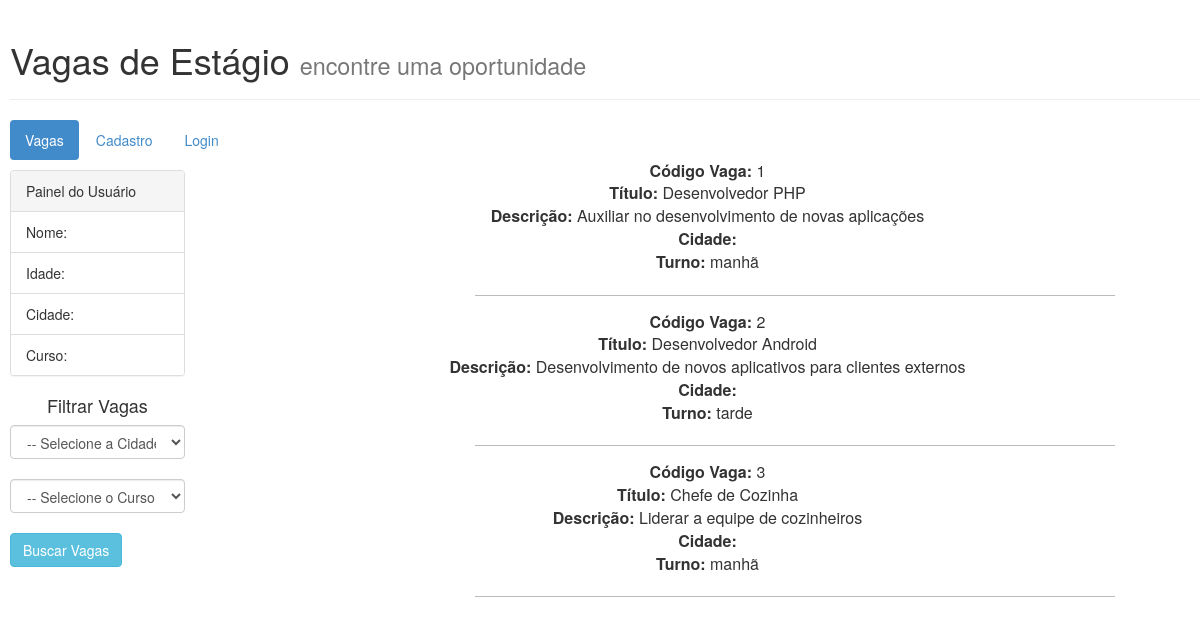
Before: / with the older database file.
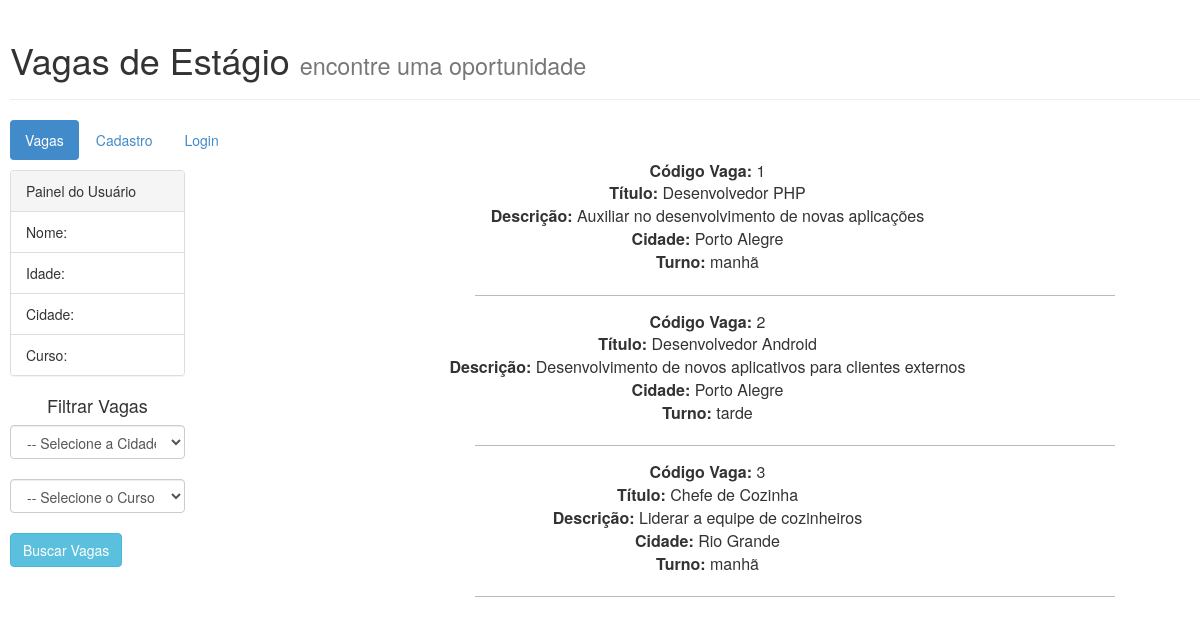
After: the same page with the newer database file.
### tables this page shows
CREATE TABLE IF NOT EXISTS `vagas` (
`idVaga` int(11) NOT NULL,
  `nome` varchar(50) NOT NULL,
  `descricao` text NOT NULL,
  `cidades_idCidade` int(11) NOT NULL,
  `cursos_idCurso` int(11) NOT NULL,
  `status` tinyint(1) NOT NULL,
  `turno` varchar(10) NOT NULL
);

CREATE TABLE IF NOT EXISTS `cidades` (
`idCidade` int(11) NOT NULL,
  `municipio` varchar(50) NOT NULL
);

### index.php (the view, shortened to what this page needs)
<!DOCTYPE html>
<html>
	<head>
		<html xmlns="http://www.w3.org/1999/xhtml" lang="pt-br" xml:lang="pt-br">
		<link href="bootstrap/css/bootstrap.css" rel="stylesheet">
		<link href="estilos/geral.css" rel="stylesheet">
	</head>
	<body>
		<header>
			<div class="page-header">
  				<h1>Vagas de Estágio <small>encontre uma oportunidade</small></h1>
			</div>
			<div class="menus">
				<ul class="nav nav-pills">
					<li class="active"><a href="index.php">Vagas</a></li>
  					<li><a href="cadastro.html">Cadastro</a></li>
  					<li><a href="login.html">Login</a></li>
				</ul>
			</div>
		</header>
		<main>
			<section id="dados">
				<article>
					<div class="row">
					<div class="col-md-2" id="dadosusuario">
						<div class="panel panel-default">
						  <div class="panel-heading">Painel do Usuário</div>
						  <ul class="list-group">
							<li class="list-group-item">Nome: </li>
							<li class="list-group-item">Idade: </li>
							<li class="list-group-item">Cidade: </li>
							<li class="list-group-item">Curso: </li>
						  </ul>
						</div>
					<div>
						<?php
							include_once "classeBD.php";
						?>
						<form action="filtrarvagas.php" method="post">
							<h4>Filtrar Vagas</h4>
							<select name="cidade" id="label-cidade" class="form-control">
								<option value="0">-- Selecione a Cidade --</option>
							</select>
							<br>
							<select name="curso" id="label-cidade" class="form-control">
								<option value="0">-- Selecione o Curso --</option>
							</select>
							<br>
							<input type="submit" class="btn btn-info" name="buscar" id="buscar" value="Buscar Vagas" />
							<br><br><br>
						</form>
					</div>
					</div>
					<div class="vagas">
						<?php
						include_once "classeBD.php";
						$bd = new FuncoesBD();
						$bd -> conectar();
						$bd -> getVagas();
						?>
					</div>
					<div class="col-md-4"></div>
					</div>
				</article>
			</section>
		</main>
		<footer>
		<br><br>
		</footer>
	</body>
</html>

### classeBD.php (shortened to what this page needs)
<?php
	class FuncoesBD{
		private $conexao;
		function conectar(){
			$this->conexao = mysqli_connect("localhost", "root", "") or die ("Falha na conexão com o Banco de Dados");
			mysqli_select_db($this->conexao, "vagasweb") or die("Banco não encontrado");
			mysqli_set_charset($this->conexao, "utf8");
		}
		function getVagas(){
			$consulta = "SELECT vagas.idVaga, vagas.nome, vagas.descricao, vagas.cidades_idCidade, vagas.turno, cidades.municipio FROM vagas
						 INNER JOIN cidades
						 ON vagas.cidades_idCidade = cidades.idCidade";
			$resultado = mysqli_query($this->conexao, $consulta) or die ("Erro ao encontrar vagas");
			while($registro=mysqli_fetch_array($resultado)){
				echo "<span>Código Vaga: </span>".$registro['idVaga']."<br>";
				echo "<span>Título: </span>".$registro['nome']."<br>";
				echo "<span>Descrição: </span>".$registro['descricao']."<br>";
				echo "<span>Cidade: </span>".$registro['municipio']."<br>";
				echo "<span>Turno: </span>".$registro['turno']."<br><br><br>";
				echo "<div class='dtl-vagas'>";
				echo "</div>";
			}
		}
	}
?>

### estilos/geral.css (style rules this page uses)
.page-header { margin-left: 10px; }
.menus { margin-left: 10px; }
#dadosusuario { margin-top: 10px; margin-left: 10px; }
.vagas { text-align: center; font-size: 16px; }
.dtl-vagas { background: #bbb; height: 1px; width: 640px; position: relative; left: 490px; margin-bottom: 15px; margin-top: -25px; }
span { font-weight: bold; }
h4 { text-align: center; }

Changed rows visible on the page:
changed through a linked row, vagas "Desenvolvedor PHP": cidades.municipio (not shown) → "Porto Alegre"
changed through a linked row, vagas "Desenvolvedor Android": cidades.municipio (not shown) → "Porto Alegre"
changed through a linked row, vagas "Chefe de Cozinha": cidades.municipio (not shown) → "Rio Grande"
